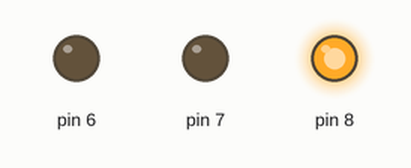
Bench run of a sketch on a simulated Arduino Uno, built with avr-gcc and run on an emulated ATmega328P. Parts: output pins drawn as LEDs (lit = HIGH).

Above: at 1.0 s.
At 3.0 s:
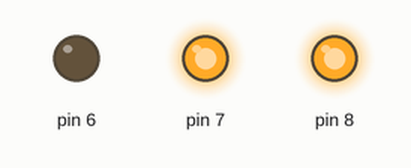
At 5.0 s:
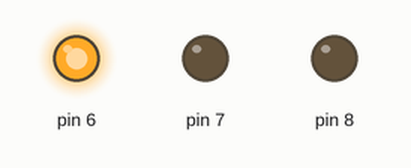
At 7.0 s:
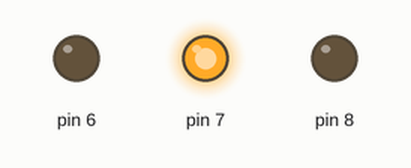
Timing chart, 0 to 10.4 s (numbered marks = the images above):
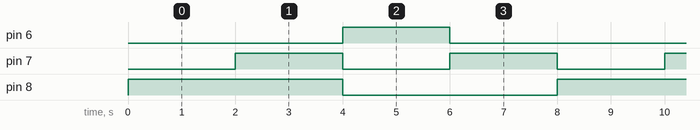

Measured:
- by itself, pin 6: alternates HIGH for 2.0 s and LOW for 6.0 s
- by itself, pin 7: alternates HIGH for 2.0 s and LOW for 2.0 s
- by itself, pin 8: alternates HIGH for 4.0 s and LOW for 4.0 s

The sketch:

traffic_light.ino
```cpp
int delayTime = 2000;
void setup() {
  // put your setup code here, to run once:
  pinMode(6,OUTPUT);
   pinMode(7,OUTPUT);
    pinMode(8,OUTPUT);
}

void loop() {
  // put your main code here, to run repeatedly:
  digitalWrite(8,HIGH);
  delay(delayTime);
  digitalWrite(7,HIGH);
  delay(delayTime);
  digitalWrite(8,LOW);
  digitalWrite(7,LOW);
  digitalWrite(6,HIGH);
  delay(delayTime);
  digitalWrite(6,LOW);
  digitalWrite(7,HIGH);
  delay(delayTime);
  digitalWrite(7,LOW);
}
```
